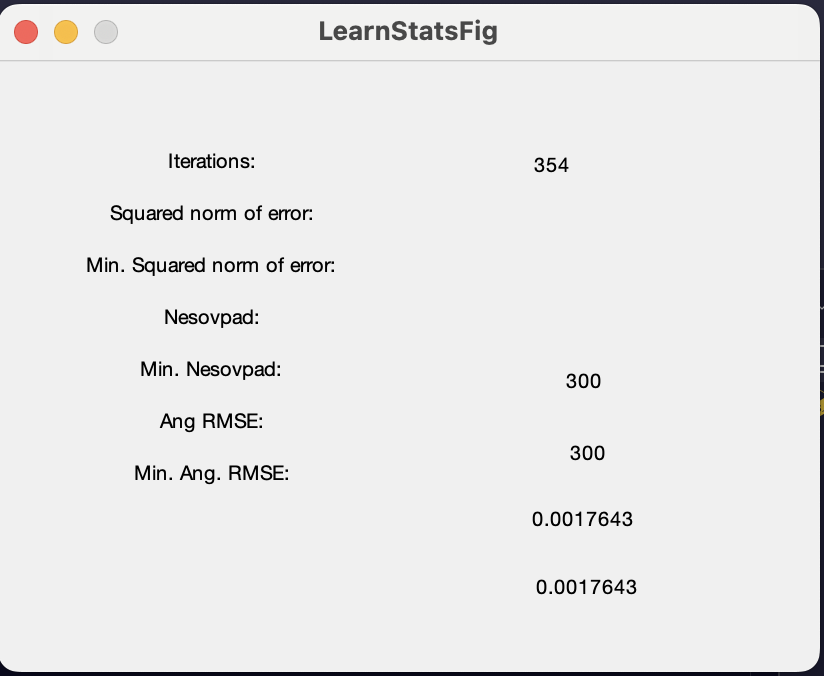
#> input picture angRMSE0_1.png, 824 x 676 px; its folder holds only this picture in this run
$ python -i Preprocessing.py   (imports and definitions only)
#> lines starting #> are read from the running program, lines starting #| are printed output that depends on the picture; after the words box and inside, x2 and y2 are one past the last pixel; in counts of white or black regions, pixels touching at a corner belong together
#> further down, picture is the input picture: shape (676, 824, 3); mean B, G, R 233, 232.9, 233.1
import os
from pathlib import Path
import cv2
import imutils
import numpy as np
from tqdm import tqdm

IMG_SIZE = 256
ROOT_DIR = Path("Tif_images")
CLEANED_DIR = Path("cleaned")

def crop_img(img):
    """Crop to the bounding box of the largest contour."""
    gray = cv2.cvtColor(img, cv2.COLOR_BGR2GRAY)
    gray = cv2.GaussianBlur(gray, (3, 3), 0)
    _, thresh = cv2.threshold(gray, 45, 255, cv2.THRESH_BINARY)
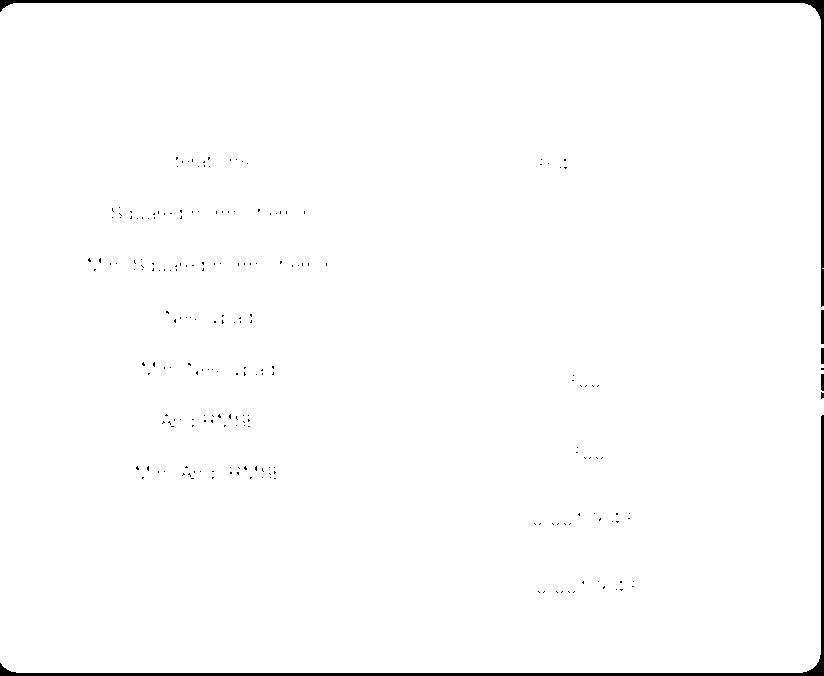
#> thresh: shape (676, 824); 98.6% white; 214 black regions (209 under 20 px), largest, box (x1, y1, x2, y2) and area: (0, 0, 824, 307) 3519, (0, 415, 824, 676) 3407, (821, 310, 824, 344) 102, (821, 374, 824, 391) 50, (821, 348, 824, 364) 48
    thresh = cv2.erode(thresh, None, iterations=2)
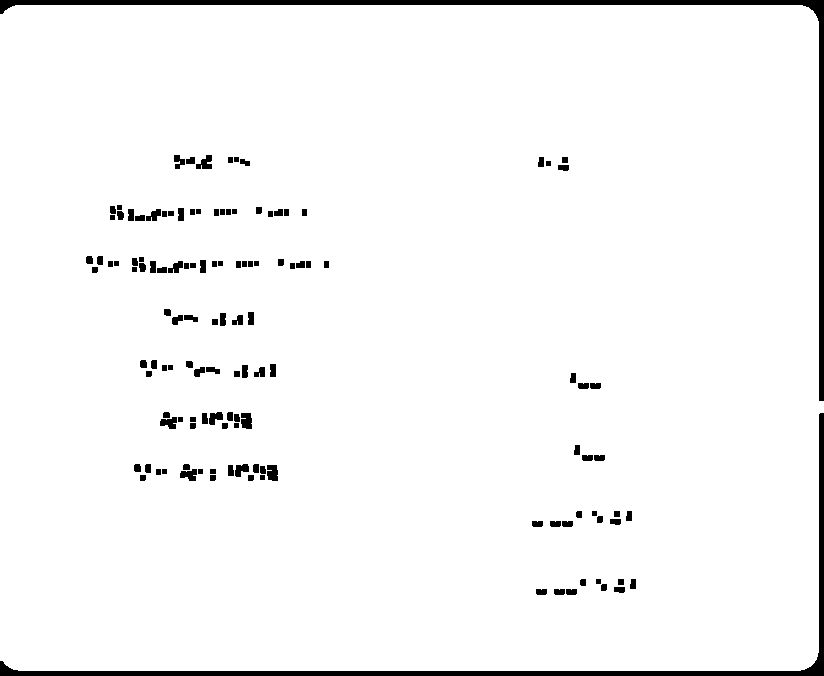
#> thresh: shape (676, 824); 96.7% white; 131 black regions, largest, box (x1, y1, x2, y2) and area: (0, 0, 824, 401) 6257, (0, 413, 824, 676) 5591, (241, 413, 252, 429) 156
    thresh = cv2.dilate(thresh, None, iterations=2)
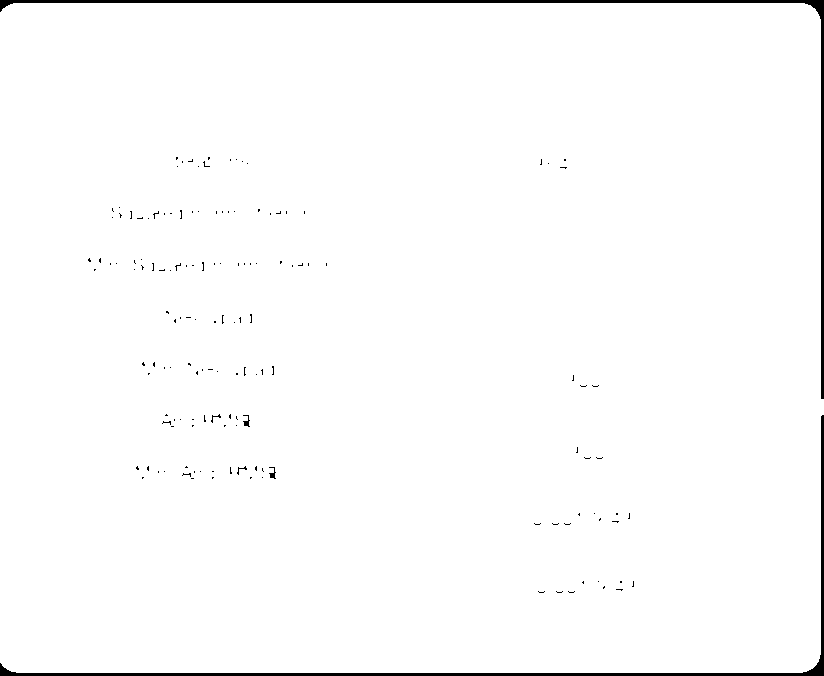
#> thresh: shape (676, 824); 98.6% white; 148 black regions (142 under 20 px)

    cnts = cv2.findContours(thresh, cv2.RETR_EXTERNAL, cv2.CHAIN_APPROX_SIMPLE)
#> cnts = 1 contour; box (x1, y1, x2, y2) and area: (0, 3, 824, 673) 548346
    cnts = imutils.grab_contours(cnts)
    if not cnts:
        return img  # no contour found, return original

    c = max(cnts, key=cv2.contourArea)
#> c = contour of 62 points, box (x1, y1, x2, y2) (0, 3, 824, 673), area 548346
    x_left, y_top = c[:, :, 0].min(), c[:, :, 1].min()
#> x_left = 0; y_top = 3
    x_right, y_bot = c[:, :, 0].max(), c[:, :, 1].max()
#> x_right = 823; y_bot = 672

    # clamp to image bounds
    y_top, y_bot = max(y_top, 0), min(y_bot, img.shape[0])
    x_left, x_right = max(x_left, 0), min(x_right, img.shape[1])

    return img[y_top:y_bot, x_left:x_right]
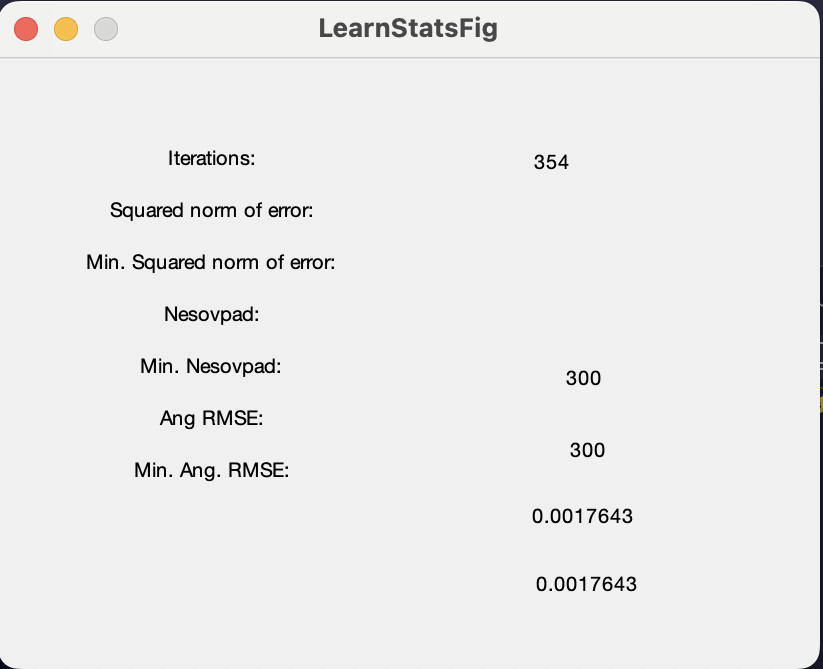
#> returned value: shape (669, 823, 3); mean of channels 0, 1, 2 235.3, 235.4, 235.6; drawn as B, G, R

def process_split(split: str):
    src_root = ROOT_DIR / split
    dst_root = CLEANED_DIR / split
    for class_dir in sorted(src_root.iterdir()):
        if not class_dir.is_dir(): continue

        dst_class = dst_root / class_dir.name
        dst_class.mkdir(parents=True, exist_ok=True)

        for img_path in tqdm(list(class_dir.glob("*.tif")),
                             desc=f"{split}/{class_dir.name}", unit="img"):
            img = cv2.imread(str(img_path))
            if img is None:
                continue

            cropped = crop_img(img)
            resized = cv2.resize(cropped, (IMG_SIZE, IMG_SIZE))

            out_path = dst_class / img_path.name
            cv2.imwrite(str(out_path), resized)

# [3 lines not run here, left out]

>>> import cv2
>>> picture = cv2.imread('angRMSE0_1.png')
>>> result = crop_img(picture)
